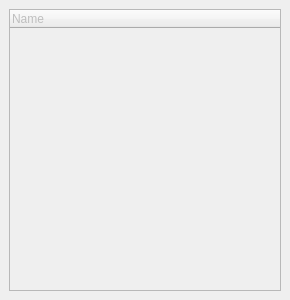
<?xml version="1.0" encoding="UTF-8"?>
<ui version="4.0">
 <class>CreateWidgetDockWidget</class>
 <widget class="QDockWidget" name="CreateWidgetDockWidget">
  <property name="enabled">
   <bool>false</bool>
  </property>
  <property name="geometry">
   <rect>
    <x>0</x>
    <y>0</y>
    <width>290</width>
    <height>300</height>
   </rect>
  </property>
  <property name="windowTitle">
   <string>Create new Widget</string>
  </property>
  <widget class="QWidget" name="dockWidgetContents">
   <layout class="QVBoxLayout" name="verticalLayout">
    <item>
     <widget class="WidgetTypeTreeWidget" name="tree">
      <property name="toolTip">
       <string>Drag to the layout to create</string>
      </property>
      <column>
       <property name="text">
        <string>Name</string>
       </property>
      </column>
     </widget>
    </item>
   </layout>
  </widget>
 </widget>
 <customwidgets>
  <customwidget>
   <class>WidgetTypeTreeWidget</class>
   <extends>QTreeWidget</extends>
   <header>editors.layout.visual</header>
  </customwidget>
 </customwidgets>
 <resources/>
 <connections/>
</ui>
